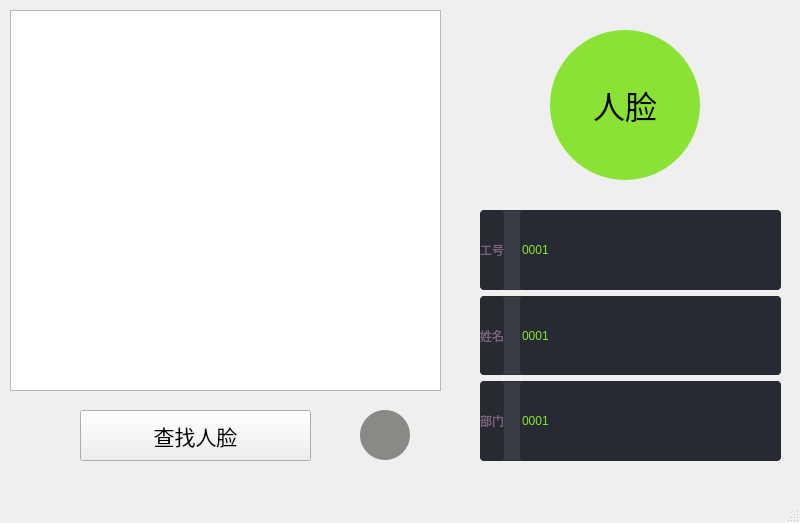
<?xml version="1.0" encoding="UTF-8"?>
<ui version="4.0">
 <class>MainWindow</class>
 <widget class="QMainWindow" name="MainWindow">
  <property name="geometry">
   <rect>
    <x>0</x>
    <y>0</y>
    <width>800</width>
    <height>523</height>
   </rect>
  </property>
  <property name="windowTitle">
   <string>MainWindow</string>
  </property>
  <widget class="QWidget" name="centralwidget">
   <widget class="QTableView" name="tableView">
    <property name="geometry">
     <rect>
      <x>10</x>
      <y>10</y>
      <width>431</width>
      <height>381</height>
     </rect>
    </property>
   </widget>
   <widget class="QPushButton" name="find_face">
    <property name="geometry">
     <rect>
      <x>80</x>
      <y>410</y>
      <width>231</width>
      <height>51</height>
     </rect>
    </property>
    <property name="font">
     <font>
      <pointsize>16</pointsize>
     </font>
    </property>
    <property name="text">
     <string>查找人脸</string>
    </property>
   </widget>
   <widget class="QLabel" name="label">
    <property name="geometry">
     <rect>
      <x>550</x>
      <y>30</y>
      <width>150</width>
      <height>150</height>
     </rect>
    </property>
    <property name="font">
     <font>
      <pointsize>24</pointsize>
     </font>
    </property>
    <property name="styleSheet">
     <string notr="true">border-radius:75px;
background-color: rgb(138, 226, 52);</string>
    </property>
    <property name="text">
     <string>人脸</string>
    </property>
    <property name="alignment">
     <set>Qt::AlignCenter</set>
    </property>
   </widget>
   <widget class="QWidget" name="layoutWidget">
    <property name="geometry">
     <rect>
      <x>480</x>
      <y>210</y>
      <width>301</width>
      <height>251</height>
     </rect>
    </property>
    <layout class="QVBoxLayout" name="verticalLayout">
     <item>
      <widget class="QWidget" name="widget_4" native="true">
       <property name="styleSheet">
        <string notr="true">QWidget{
	border:1px solid #313236;
	border-radius:4px;
	background-color: rgb(37, 40, 49,0.9);
}

QLabel{
	border:none;
	color: rgb(125, 100, 127);
	
	font: 16pt &quot;微软雅黑&quot;;
}

QLineEdit{
	border:none;
	
	color: rgb(255, 255, 255);
	font: 16pt &quot;微软雅黑&quot;;
}</string>
       </property>
       <layout class="QHBoxLayout" name="horizontalLayout_3">
        <property name="leftMargin">
         <number>0</number>
        </property>
        <property name="topMargin">
         <number>0</number>
        </property>
        <property name="rightMargin">
         <number>0</number>
        </property>
        <property name="bottomMargin">
         <number>0</number>
        </property>
        <item>
         <widget class="QLabel" name="label_6">
          <property name="text">
           <string>工号</string>
          </property>
         </widget>
        </item>
        <item>
         <spacer name="horizontalSpacer_3">
          <property name="orientation">
           <enum>Qt::Horizontal</enum>
          </property>
          <property name="sizeType">
           <enum>QSizePolicy::Fixed</enum>
          </property>
          <property name="sizeHint" stdset="0">
           <size>
            <width>10</width>
            <height>20</height>
           </size>
          </property>
         </spacer>
        </item>
        <item>
         <widget class="QLineEdit" name="lineEdit">
          <property name="enabled">
           <bool>false</bool>
          </property>
          <property name="sizePolicy">
           <sizepolicy hsizetype="Expanding" vsizetype="Expanding">
            <horstretch>0</horstretch>
            <verstretch>0</verstretch>
           </sizepolicy>
          </property>
          <property name="styleSheet">
           <string notr="true">color: rgb(138, 226, 52);</string>
          </property>
          <property name="text">
           <string>0001</string>
          </property>
         </widget>
        </item>
       </layout>
      </widget>
     </item>
     <item>
      <widget class="QWidget" name="widget_5" native="true">
       <property name="styleSheet">
        <string notr="true">QWidget{
	border:1px solid #313236;
	border-radius:4px;
	background-color: rgb(37, 40, 49,0.9);
}

QLabel{
	border:none;
	color: rgb(125, 100, 127);
	
	font: 16pt &quot;微软雅黑&quot;;
}

QLineEdit{
	border:none;
	
	color: rgb(255, 255, 255);
	font: 16pt &quot;微软雅黑&quot;;
}</string>
       </property>
       <layout class="QHBoxLayout" name="horizontalLayout_4">
        <property name="leftMargin">
         <number>0</number>
        </property>
        <property name="topMargin">
         <number>0</number>
        </property>
        <property name="rightMargin">
         <number>0</number>
        </property>
        <property name="bottomMargin">
         <number>0</number>
        </property>
        <item>
         <widget class="QLabel" name="label_7">
          <property name="text">
           <string>姓名</string>
          </property>
         </widget>
        </item>
        <item>
         <spacer name="horizontalSpacer_4">
          <property name="orientation">
           <enum>Qt::Horizontal</enum>
          </property>
          <property name="sizeType">
           <enum>QSizePolicy::Fixed</enum>
          </property>
          <property name="sizeHint" stdset="0">
           <size>
            <width>10</width>
            <height>20</height>
           </size>
          </property>
         </spacer>
        </item>
        <item>
         <widget class="QLineEdit" name="lineEdit_2">
          <property name="enabled">
           <bool>false</bool>
          </property>
          <property name="sizePolicy">
           <sizepolicy hsizetype="Expanding" vsizetype="Expanding">
            <horstretch>0</horstretch>
            <verstretch>0</verstretch>
           </sizepolicy>
          </property>
          <property name="styleSheet">
           <string notr="true">color: rgb(138, 226, 52);</string>
          </property>
          <property name="text">
           <string>0001</string>
          </property>
         </widget>
        </item>
       </layout>
      </widget>
     </item>
     <item>
      <widget class="QWidget" name="widget_6" native="true">
       <property name="styleSheet">
        <string notr="true">QWidget{
	border:1px solid #313236;
	border-radius:4px;
	background-color: rgb(37, 40, 49,0.9);
}

QLabel{
	border:none;
	color: rgb(125, 100, 127);
	
	font: 16pt &quot;微软雅黑&quot;;
}

QLineEdit{
	border:none;
	
	color: rgb(255, 255, 255);
	font: 16pt &quot;微软雅黑&quot;;
}</string>
       </property>
       <layout class="QHBoxLayout" name="horizontalLayout_5">
        <property name="leftMargin">
         <number>0</number>
        </property>
        <property name="topMargin">
         <number>0</number>
        </property>
        <property name="rightMargin">
         <number>0</number>
        </property>
        <property name="bottomMargin">
         <number>0</number>
        </property>
        <item>
         <widget class="QLabel" name="label_8">
          <property name="text">
           <string>部门</string>
          </property>
         </widget>
        </item>
        <item>
         <spacer name="horizontalSpacer_5">
          <property name="orientation">
           <enum>Qt::Horizontal</enum>
          </property>
          <property name="sizeType">
           <enum>QSizePolicy::Fixed</enum>
          </property>
          <property name="sizeHint" stdset="0">
           <size>
            <width>10</width>
            <height>20</height>
           </size>
          </property>
         </spacer>
        </item>
        <item>
         <widget class="QLineEdit" name="lineEdit_3">
          <property name="enabled">
           <bool>false</bool>
          </property>
          <property name="sizePolicy">
           <sizepolicy hsizetype="Expanding" vsizetype="Expanding">
            <horstretch>0</horstretch>
            <verstretch>0</verstretch>
           </sizepolicy>
          </property>
          <property name="styleSheet">
           <string notr="true">color: rgb(138, 226, 52);</string>
          </property>
          <property name="text">
           <string>0001</string>
          </property>
         </widget>
        </item>
       </layout>
      </widget>
     </item>
    </layout>
   </widget>
   <widget class="QLabel" name="server_state_label">
    <property name="geometry">
     <rect>
      <x>360</x>
      <y>410</y>
      <width>50</width>
      <height>50</height>
     </rect>
    </property>
    <property name="styleSheet">
     <string notr="true">border-radius:25px;
background-color: rgb(136, 138, 133);

</string>
    </property>
    <property name="text">
     <string/>
    </property>
   </widget>
  </widget>
  <widget class="QMenuBar" name="menubar">
   <property name="geometry">
    <rect>
     <x>0</x>
     <y>0</y>
     <width>800</width>
     <height>28</height>
    </rect>
   </property>
  </widget>
  <widget class="QStatusBar" name="statusbar"/>
 </widget>
 <resources/>
 <connections/>
</ui>
